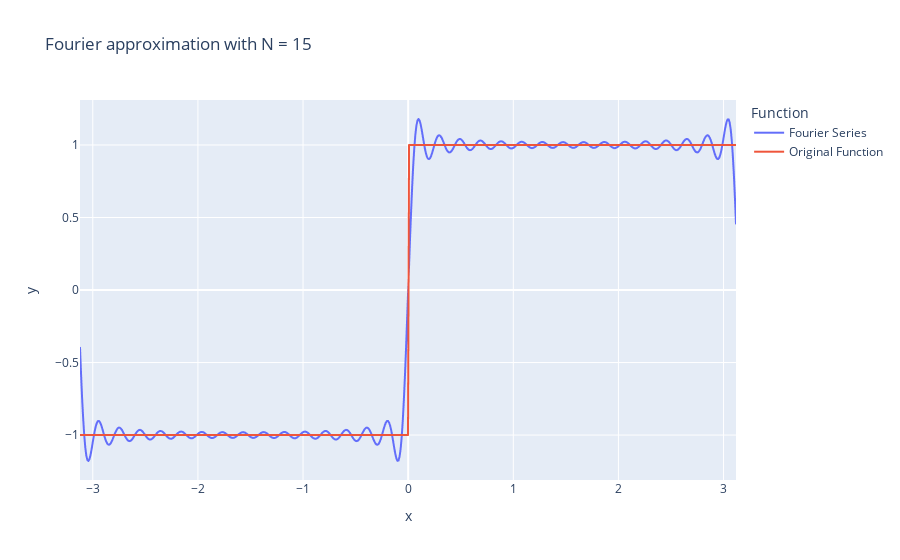

Notebook cell for this chart:
### Code cell
N=int(input())
sum1 = 0
x_list = np.arange(-np.pi + 0.02, np.pi-0.02, 0.01)
y_list = [np.sign(x) for x in x_list]
func_df = pd.DataFrame({'x' :x_list,
                        'y': y_list,
                        'Function': 'Original Function'})
df = pd.DataFrame({'x':x_list,
                   'y': 0,
                   'Function': 'Fourier Series'})

for i, x_temp in enumerate(x_list):
    for k in range(0,N+1):
        sum1+=np.sin((2*k+1)*x_temp)/(2*k+1)
    sum1=sum1*(4/np.pi)
    df.at[i,'y'] = sum1
    sum1=0
df = pd.concat([df, func_df])
df
px.line(df, x='x', y='y', title=f'Fourier approximation with N = {N}', color='Function')

### Figure 1 — Plotly figure (JSON) as saved in the notebook; plotly's stock layout.template omitted (floating-point values rounded to 4 significant figures; data arrays with more than 128 entries replaced by an {"elided": "..."} marker saying what was removed)
{"data": [{"hovertemplate": "Function=Fourier Series<br>x=%{x}<br>y=%{y}<extra></extra>", "legendgroup": "Fourier Series", "line": {"color": "#636efa", "dash": "solid"}, "marker": {"symbol": "circle"}, "mode": "lines", "name": "Fourier Series", "showlegend": true, "type": "scattergl", "x": {"elided": "625 float values"}, "xaxis": "x", "y": {"elided": "625 float values"}, "yaxis": "y"}, {"hovertemplate": "Function=Original Function<br>x=%{x}<br>y=%{y}<extra></extra>", "legendgroup": "Original Function", "line": {"color": "#EF553B", "dash": "solid"}, "marker": {"symbol": "circle"}, "mode": "lines", "name": "Original Function", "showlegend": true, "type": "scattergl", "x": {"elided": "625 float values"}, "xaxis": "x", "y": {"elided": "625 int values"}, "yaxis": "y"}], "layout": {"legend": {"title": {"text": "Function"}, "tracegroupgap": 0}, "title": {"text": "Fourier approximation with N = 15"}, "xaxis": {"anchor": "y", "domain": [0, 1], "title": {"text": "x"}}, "yaxis": {"anchor": "x", "domain": [0, 1], "title": {"text": "y"}}}}
